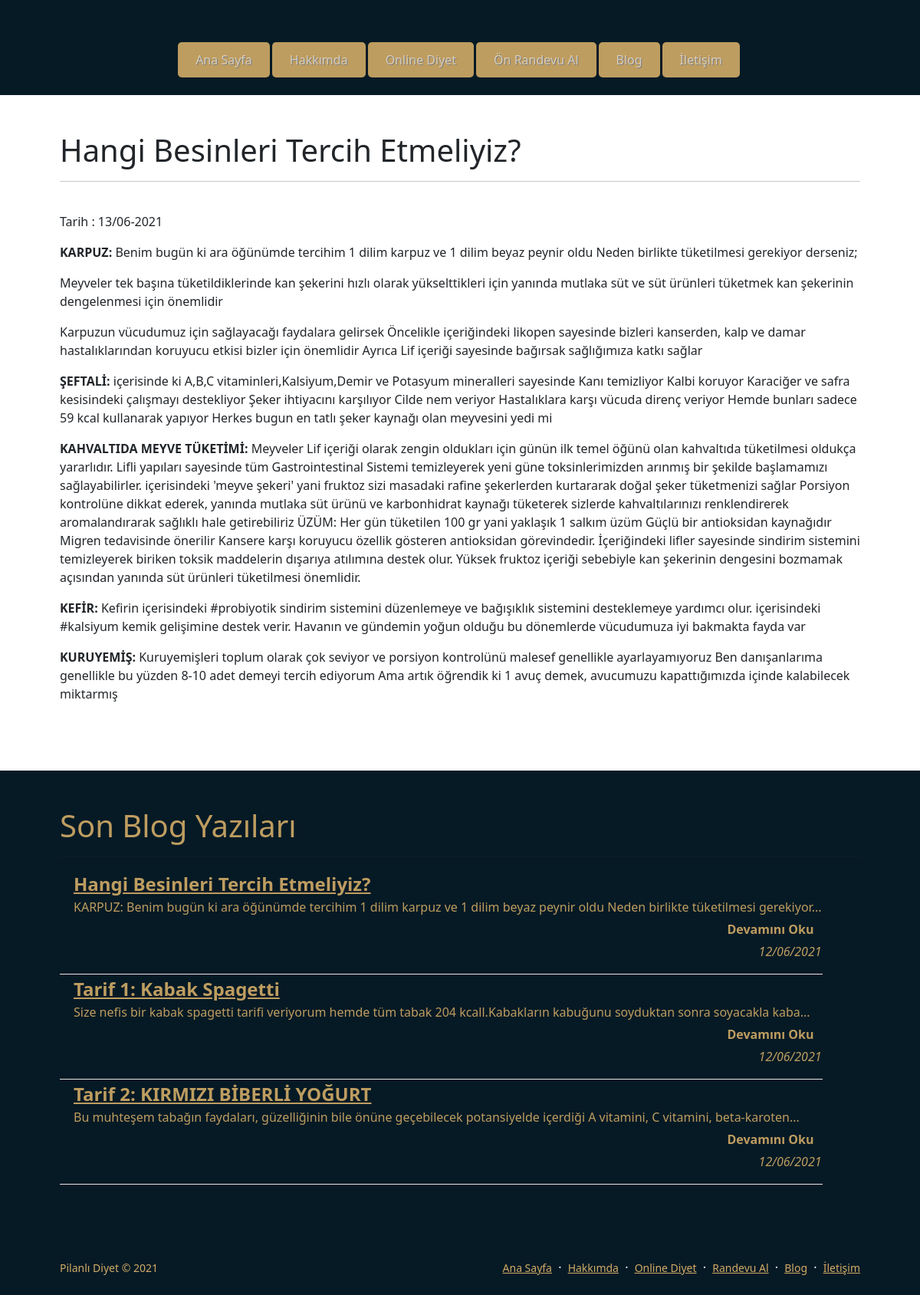
The page /index.php?sayfa=blog-oku&kimlik=6 on the database its author committed.
### tables this page shows
CREATE TABLE `yazilar` (
  `id` int(11) NOT NULL,
  `baslik` varchar(255) DEFAULT NULL,
  `resim` varchar(255) DEFAULT NULL,
  `yazi` longtext DEFAULT NULL,
  `tarih` varchar(255) DEFAULT '',
  `tip` int(11) DEFAULT NULL
);

### sayfalar/blog-oku.php (the view, shortened to what this page needs)
<section class="beyaz-bg">
<?php
$kimlik = (int)$_GET['kimlik'];
$blog = $db->query('SELECT * FROM yazilar WHERE id='.$kimlik.' AND tip=3 ORDER BY id');
$blog = $blog->fetch_assoc();
?>
<div class="container px-5 py-5">
	<div class="row">
    	<div class="col-md-12">
        	<h1><?php echo $blog['baslik']?></h1>
			<hr>
            <p>Tarih : <?php echo $blog['tarih']?></p>
        	<div>
            	<?php echo $blog['yazi']?>
            </div>
        </div>
    </div>
</div>
</section>
<section>
<?php
$blog = $db->query('SELECT * FROM yazilar WHERE tip=3 ORDER BY id');
?>
<div class="container px-5 py-5">
	<div class="row">
    	<div class="col-md-12">
        	<h1 class="pilanli-diyet">Son Blog Yazıları</h1>
			<hr>
        	<table>
            <?php
            while($yazi = $blog->fetch_assoc()){
				echo '
				<tr class="blog-tr">
                	<td>
                    	<img src="http://pilanlidiyet.com/images/yuklenen/'.$yazi['resim'].'" alt="" class="blog-resim">
                    </td>
                    <td>
                    	<div>
                        	<p class="blog-baslik pilanli-diyet"><a href="https://pilanlidiyet.com/index.php?sayfa=blog-oku&kimlik='.$yazi['id'].'" class="pilanli-diyet">'.$yazi['baslik'].'</a></p>
                            <p class="blog-metin pilanli-diyet">'.mb_substr(strip_tags($yazi['yazi']), 0,125,'UTF-8').'...</p>
							<p class="blog-link pilanli-diyet"><a href="https://pilanlidiyet.com/index.php?sayfa=blog-oku&kimlik='.$yazi['id'].'"><strong>Devamını Oku</strong></a></p>
                            <p class="blog-tarih pilanli-diyet"><i>12/06/2021</i></p>
                        </div>
                    </td>
                </tr>
				';
			}
			?>
        	</table>
        </div>
    </div>
</div>
</section>

### rows shown on the page
yazilar: baslik "Hangi Besinleri Tercih Etmeliyiz?", tarih "13/06-2021", yazi "KARPUZ: Benim bugün ki ara öğünümde tercihim 1 dilim karpuz ve 1 dilim beyaz peynir oldu Neden birlikte tüketilmesi gerekiyor derseniz; Meyveler tek başına tüketildiklerinde kan şekerini hızlı olarak yükselttikleri için yanında mutlaka süt ve süt ürünleri tüketmek kan şekerinin dengelenmesi için önemlidir Karpuzun vücudumuz için sağlayacağı faydalara gelirsek Öncelikle içeriğindeki likopen sayesinde bizleri kanserden, kalp ve damar hastalıklarından koruyucu etkisi bizler için önemlidir Ayrıca Lif içeriği sayesinde bağırsak sağlığımıza katkı sağlar ŞEFTALİ: içerisinde ki A,B,C vitaminleri,Kalsiyum,Demir ve Potasyum mineralleri sayesinde Kanı temizliyor Kalbi koruyor Karaciğer ve safra…", yazi "KARPUZ: Benim bugün ki ara öğünümde tercihim 1 dilim karpuz ve 1 dilim beyaz peynir oldu Neden birlikte tüketilmesi gerekiyor"
yazilar: baslik "Tarif 1: Kabak Spagetti", yazi "Size nefis bir kabak spagetti tarifi veriyorum hemde tüm tabak 204 kcall.Kabakların kabuğunu soyduktan sonra soyacakla kaba"
yazilar: baslik "Tarif 2: KIRMIZI BİBERLİ YOĞURT", yazi "Bu muhteşem tabağın faydaları, güzelliğinin bile önüne geçebilecek potansiyelde içerdiği A vitamini, C vitamini, beta-karoten"
